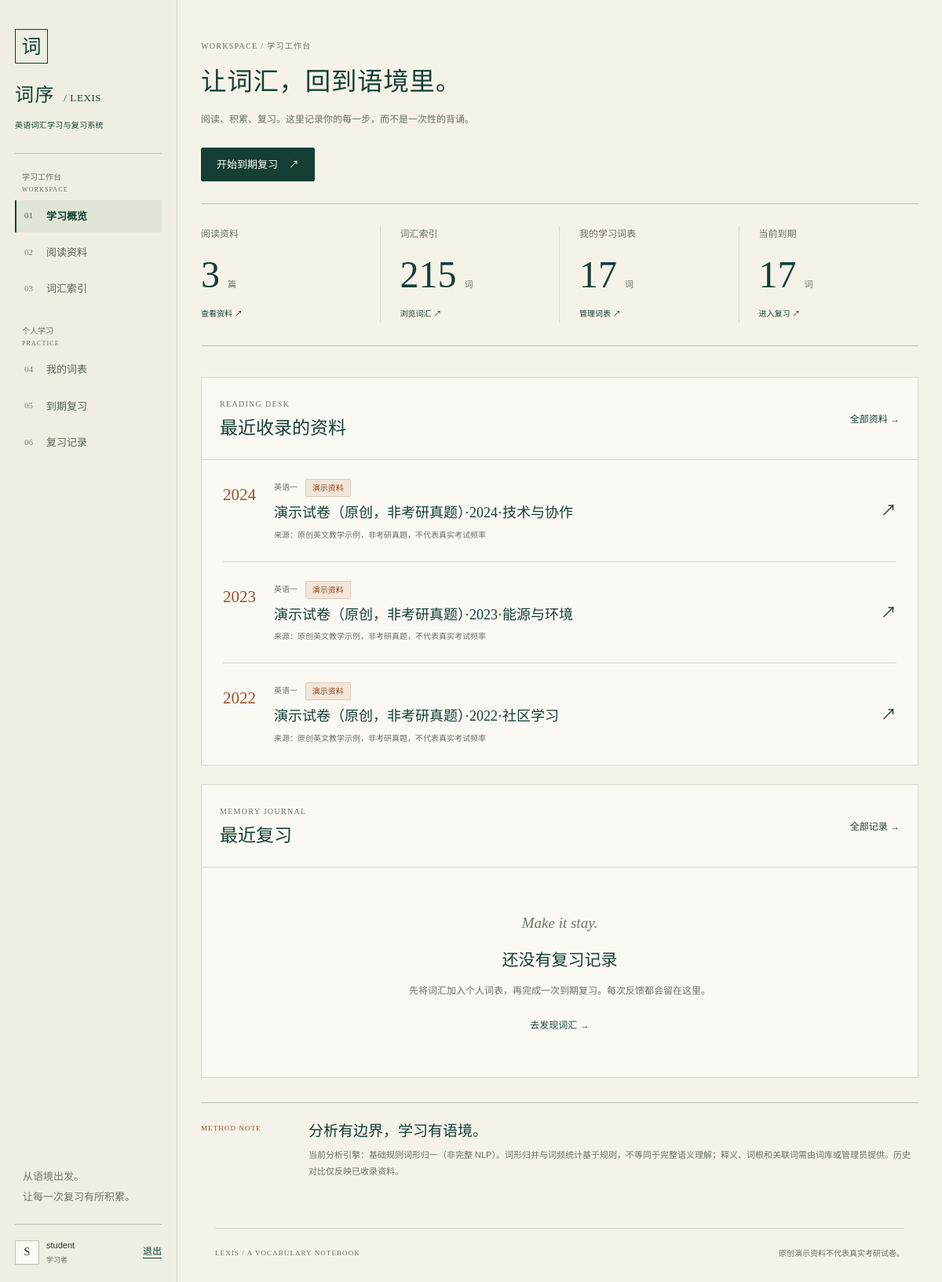
Screenshot of / (signed in) with the database file from the repository.
### core/models.py (models this page shows, shortened)
class User(AbstractUser):
    class Role(models.TextChoices):
        ADMIN = "admin", "管理员"
        STUDENT = "student", "学生"
    role = models.CharField("角色", max_length=10, choices=Role.choices, default=Role.STUDENT)
    display_name = models.CharField("显示名称", max_length=80, blank=True)
    created_at = models.DateTimeField("创建时间", auto_now_add=True)
    updated_at = models.DateTimeField("更新时间", auto_now=True)
    class Meta:
        verbose_name = "用户"
        verbose_name_plural = "用户"
        ordering = ["username", "pk"]

class Paper(models.Model):
    class Category(models.TextChoices):
        ENGLISH1 = "english1", "英语一"
        ENGLISH2 = "english2", "英语二"
    class Status(models.TextChoices):
        DRAFT = "draft", "待分析"
        ANALYZED = "analyzed", "已分析"
    title = models.CharField("试卷标题", max_length=200)
    year = models.PositiveSmallIntegerField(
        "年份", validators=[MinValueValidator(1900), MaxValueValidator(2200)]
    )
    category = models.CharField("试卷类别", max_length=10, choices=Category.choices)
    content = models.TextField("英文正文")
    source = models.CharField("来源说明", max_length=255, blank=True)
    is_demo = models.BooleanField("原创演示资料", default=False)
    status = models.CharField("分析状态", max_length=12, choices=Status.choices, default=Status.DRAFT)
    token_count = models.PositiveIntegerField("英文词次总数", default=0)
    valid_count = models.PositiveIntegerField("有效词次总数", default=0)
    analyzed_at = models.DateTimeField("分析时间", null=True, blank=True)
    created_by = models.ForeignKey(
        settings.AUTH_USER_MODEL, verbose_name="创建人", on_delete=models.SET_NULL,
        related_name="created_papers", null=True, blank=True,
    )
    created_at = models.DateTimeField("创建时间", auto_now_add=True)
    updated_at = models.DateTimeField("更新时间", auto_now=True)
    class Meta:
        verbose_name = "试卷"
        verbose_name_plural = "试卷"
        ordering = ["-year", "category", "pk"]
        indexes = [models.Index(fields=["category", "status", "year"], name="paper_history_idx")]
        constraints = [
            models.CheckConstraint(condition=models.Q(valid_count__lte=models.F("token_count")), name="paper_valid_lte_tokens"),
        ]

### core/views.py (the view)
# urls.py: path("", views.dashboard, name="dashboard"),
@login_required
def dashboard(request):
    items = StudyItem.objects.filter(user=request.user)
    return render(request, "dashboard.html", {
        "paper_count": Paper.objects.count(), "word_count": Word.objects.count(),
        "study_count": items.count(), "due_count": items.filter(next_review_at__lte=timezone.now()).count(),
        "recent_papers": Paper.objects.order_by("-year", "-created_at")[:5],
        "recent_reviews": ReviewLog.objects.filter(study_item__user=request.user).select_related("study_item__word").order_by("-reviewed_at")[:5],
    })

### core/context_processors.py (called while the page is built)
def site_context(request):
    label = "WordNet 词形归一" if settings.ANALYSIS_ENGINE == "wordnet" else "基础规则词形归一（非完整 NLP）"
    return {"is_admin": is_admin(request.user), "analysis_engine_label": label}

### core/services.py (called while the page is built)
def is_admin(user):
    return bool(
        user and getattr(user, "is_authenticated", False)
        and getattr(user, "is_active", False)
        and (getattr(user, "is_superuser", False) or getattr(user, "role", None) == User.Role.ADMIN)
    )

### templates/dashboard.html (shortened to what this page needs)
{% extends 'base.html' %}
{% block eyebrow %}WORKSPACE / 学习工作台{% endblock %}
{% block page_title %}让词汇，回到语境里。{% endblock %}
{% block page_description %}阅读、积累、复习。这里记录你的每一步，而不是一次性的背诵。{% endblock %}
{% block page_actions %}<a class="button button-primary" href="{% url 'review_list' %}">开始到期复习 <span aria-hidden="true">↗</span></a>{% endblock %}
{% block content %}
<section class="overview-ledger" aria-labelledby="overview-title">
  <dl>
    <div><dt>阅读资料</dt><dd>{% firstof stats.paper_count paper_count '0' %}<span>篇</span></dd><a href="{% url 'paper_list' %}">查看资料 <span aria-hidden="true">↗</span></a></div>
    <div><dt>词汇索引</dt><dd>{% firstof stats.word_count word_count '0' %}<span>词</span></dd><a href="{% url 'word_list' %}">浏览词汇 <span aria-hidden="true">↗</span></a></div>
    <div><dt>我的学习词表</dt><dd>{% firstof stats.study_count study_count '0' %}<span>词</span></dd><a href="{% url 'study_list' %}">管理词表 <span aria-hidden="true">↗</span></a></div>
    <div><dt>当前到期</dt><dd>{% firstof stats.due_count due_count '0' %}<span>词</span></dd><a href="{% url 'review_list' %}">进入复习 <span aria-hidden="true">↗</span></a></div>
  </dl>
</section>
<div class="dashboard-grid">
  <section class="panel" aria-labelledby="recent-papers-title">
    <div class="section-heading"><div><p class="eyebrow">READING DESK</p><h2 id="recent-papers-title">最近收录的资料</h2></div><a class="quiet-link" href="{% url 'paper_list' %}">全部资料 <span aria-hidden="true">→</span></a></div>
    <div class="reading-list">
      {% for paper in recent_papers %}
      <article class="reading-row"><div class="reading-year">{% if paper.year %}{{ paper.year }}{% else %}—{% endif %}</div><div><p class="item-kicker">{{ paper.get_category_display|default:'阅读资料' }}{% if paper.is_demo %} <span class="badge badge-accent">演示资料</span>{% endif %}</p><h3><a href="{% url 'paper_detail' paper.pk %}">{{ paper.title }}</a></h3><p class="item-meta">来源：{{ paper.source|default:'来源尚未登记' }}</p></div><a class="row-arrow" href="{% url 'paper_detail' paper.pk %}" aria-label="阅读{{ paper.title }}">↗</a></article>
      {% empty %}
      <div class="empty-state"><span class="empty-number" lang="en">A blank page.</span><h3>还没有阅读资料</h3><p>{% if is_admin %}录入资料并执行分析后，就可以从文章中整理词汇。{% else %}管理员录入资料后，你可以在这里开始阅读。{% endif %}</p>{% if is_admin %}<a class="button button-outline" href="{% url 'paper_create' %}">录入第一篇资料</a>{% endif %}</div>
      {% endfor %}
    </div>
  </section>
  <section class="panel" aria-labelledby="recent-reviews-title">
    <div class="section-heading"><div><p class="eyebrow">MEMORY JOURNAL</p><h2 id="recent-reviews-title">最近复习</h2></div><a class="quiet-link" href="{% url 'review_history' %}">全部记录 <span aria-hidden="true">→</span></a></div>
    <div class="journal-list">
      {% for log in recent_reviews %}
      <article class="journal-row"><div><a class="word-link" lang="en" href="{% url 'word_detail' log.study_item.word.pk %}">{{ log.study_item.word.lemma }}</a><p class="item-meta">{{ log.reviewed_at|date:'m月d日 H:i' }}</p></div><span class="badge">{{ log.get_rating_display }}</span></article>
      {% empty %}
      <div class="empty-state"><span class="empty-number" lang="en">Make it stay.</span><h3>还没有复习记录</h3><p>先将词汇加入个人词表，再完成一次到期复习。每次反馈都会留在这里。</p><a class="quiet-link" href="{% url 'word_list' %}">去发现词汇 <span aria-hidden="true">→</span></a></div>
      {% endfor %}
    </div>
  </section>
</div>
<aside class="method-note"><span class="method-index" lang="en">METHOD NOTE</span><div><h2>分析有边界，学习有语境。</h2><p>当前分析引擎：{{ analysis_engine_label|default:'本地规则分析引擎' }}。词形归并与词频统计基于规则，不等同于完整语义理解；释义、词根和关联词需由词库或管理员提供。历史对比仅反映已收录资料。</p></div></aside>
{% endblock %}

### templates/base.html (shortened to what this page needs)
{% load static %}
<!DOCTYPE html>
<html lang="zh-CN">
<head>
  <link rel="stylesheet" href="{% static 'site.css' %}">
</head>
<body class="{% if user.is_authenticated %}is-signed-in{% else %}is-auth{% endif %}">
  {% if user.is_authenticated %}
  <aside class="sidebar" id="site-navigation" aria-label="主导航">
    <a class="brand" href="{% url 'dashboard' %}" aria-label="词序，返回学习概览">
      <span class="brand-mark" aria-hidden="true">词</span>
      <span class="brand-name">词序 <span lang="en">/ LEXIS</span></span>
      <span class="brand-caption">英语词汇学习与复习系统</span>
    </a>
    <div class="sidebar-rule"></div>
    {% with current=request.resolver_match.url_name %}
    <nav>
      <p class="nav-group-label">学习工作台 <span lang="en">WORKSPACE</span></p>
      <a class="nav-link {% if current == 'dashboard' %}is-active{% endif %}" href="{% url 'dashboard' %}" {% if current == 'dashboard' %}aria-current="page"{% endif %}><span class="nav-index" aria-hidden="true">01</span>学习概览</a>
      <a class="nav-link " href="{% url 'paper_list' %}" ><span class="nav-index" aria-hidden="true">02</span>阅读资料</a>
      <a class="nav-link " href="{% url 'word_list' %}" ><span class="nav-index" aria-hidden="true">03</span>词汇索引</a>
      <p class="nav-group-label nav-group-spaced">个人学习 <span lang="en">PRACTICE</span></p>
      <a class="nav-link {% if current == 'study_list' %}is-active{% endif %}" href="{% url 'study_list' %}" {% if current == 'study_list' %}aria-current="page"{% endif %}><span class="nav-index" aria-hidden="true">04</span>我的词表</a>
      <a class="nav-link {% if current == 'review_list' %}is-active{% endif %}" href="{% url 'review_list' %}" {% if current == 'review_list' %}aria-current="page"{% endif %}><span class="nav-index" aria-hidden="true">05</span>到期复习</a>
      <a class="nav-link " href="{% url 'review_history' %}" ><span class="nav-index" aria-hidden="true">06</span>复习记录</a>
    </nav>
    {% endwith %}
    <div class="sidebar-bottom">
      <p class="sidebar-note">从语境出发。<br>让每一次复习有所积累。</p>
      <div class="account-block">
        <span class="account-avatar" aria-hidden="true">{{ user.username|first|upper }}</span>
        <div class="account-copy"><strong>{{ user.username }}</strong><span>{% if is_admin %}资料管理员{% else %}学习者{% endif %}</span></div>
        <form method="post" action="{% url 'logout' %}">{% csrf_token %}<button class="text-button" type="submit">退出</button></form>
      </div>
    </div>
  </aside>
  {% else %}
  <header class="guest-masthead"><a class="guest-brand" href="{% url 'login' %}">词序 <span lang="en">/ LEXIS</span></a><span>英语词汇学习与复习系统</span></header>
  {% endif %}
  <div class="main-shell">
    <main id="main-content" tabindex="-1">
      {% block page_header %}
      <header class="page-header">
        <div class="page-heading">
          <p class="eyebrow">{% block eyebrow %}LEXIS · 学习工作台{% endblock %}</p>
          <h1>{% block page_title %}学习概览{% endblock %}</h1>
          <p class="page-description">{% block page_description %}在真实语境中认识词汇，在持续复习中建立记忆。{% endblock %}</p>
        </div>
        <div class="page-actions">{% block page_actions %}{% endblock %}</div>
      </header>
      {% endblock %}
      {% block content %}{% endblock %}
    </main>
    <footer class="site-footer">
      <span class="footer-brand" lang="en">LEXIS / A VOCABULARY NOTEBOOK</span>
      <span>原创演示资料不代表真实考研试卷。</span>
    </footer>
  </div>
</body>
</html>

### rows the page displays
User: username|first "S", username "student"
Paper: year "2024", category "英语一", is_demo "演示资料", title "演示试卷（原创，非考研真题）·2024·技术与协作", source "原创英文教学示例，非考研真题，不代表真实考试频率"
Paper: year "2023", category "英语一", is_demo "演示资料", title "演示试卷（原创，非考研真题）·2023·能源与环境", source "原创英文教学示例，非考研真题，不代表真实考试频率"
Paper: year "2022", category "英语一", is_demo "演示资料", title "演示试卷（原创，非考研真题）·2022·社区学习", source "原创英文教学示例，非考研真题，不代表真实考试频率"

### other values shown
{{ analysis_engine_label|default:'本地规则分析引擎' }} "基础规则词形归一（非完整 NLP）"
